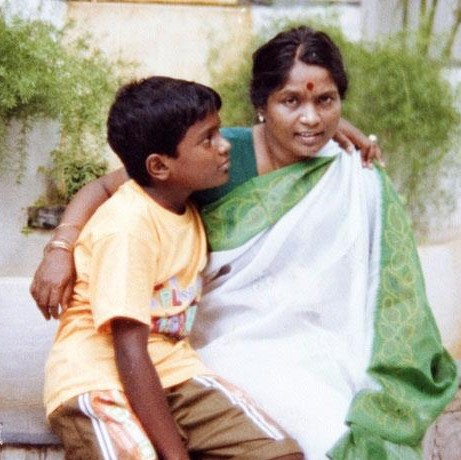
%> input picture pic.jpg, 461 x 460 px
$ octave q2.m   (GNU Octave 9; MATLAB toolbox functions it lacks are replaced by stand-ins)
%> lines starting %> are read from the running program, lines starting %| are printed output that depends on the picture
m=imread('pic.jpg');
%> m is the input picture: size 460x461x3 uint8; mean R, G, B 175.6, 167.8, 149.7
i=rgb2lab(m);
%> i: size 460x461x3 double; mean of channels 1, 2, 3 68.3, 0.5, 11.1
h1=histeq(m);
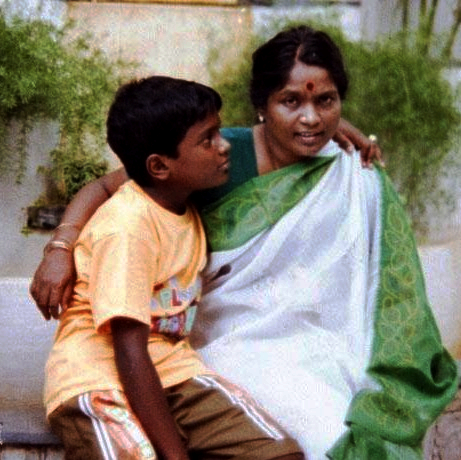
%> h1: size 460x461x3 uint8; mean R, G, B 137.2, 128.9, 112.2
L = i(:,:,1)/100;
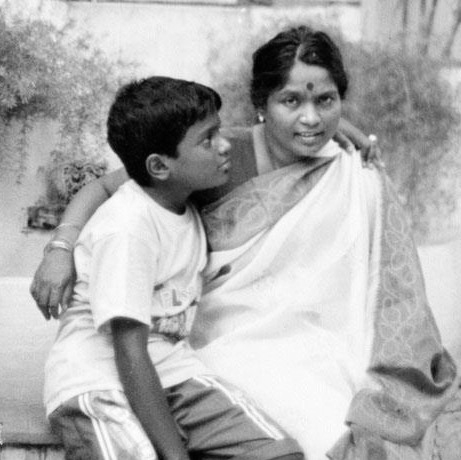
%> L: size 460x461 double; min 0.00215, max 1, mean 0.683
L = adapthisteq(L,'NumTiles',[8 8],'ClipLimit',0.005);
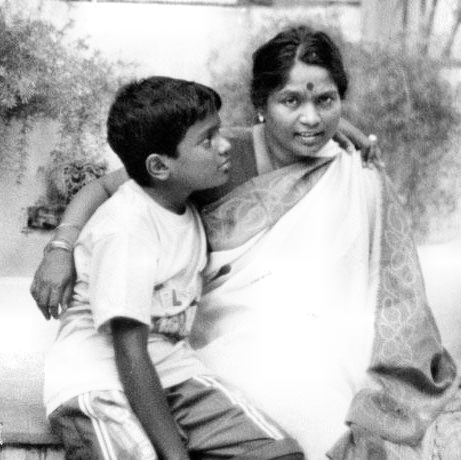
%> L: size 460x461 double; min 0, max 1, mean 0.703
i(:,:,1) = L*100;
%> i: size 460x461x3 double; mean of channels 1, 2, 3 70.3, 0.5, 11.1
h2 = lab2rgb(i);
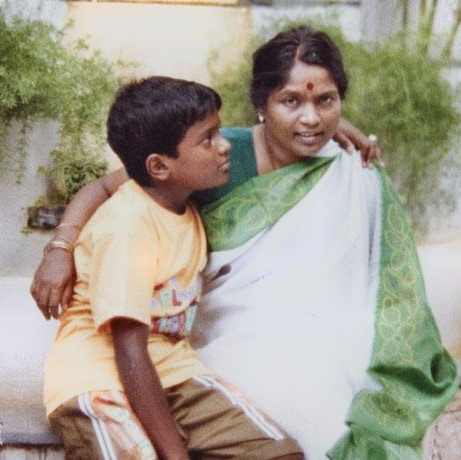
%> h2: size 460x461x3 double; mean R, G, B 0.711, 0.68, 0.609; drawn with min black and max white
subplot(2,2,1), imshow(h1), title('Histogram Equalized Image');
subplot(2,2,2), imhist(h1), title('Histogram of Equalized Image');
subplot(2,2,3), imshow(h2), title('CLAHE Image');
subplot(2,2,4), imhist(h2), title('Histogram of CLAHE Image')
%> after `title('Histogram of CLAHE Image')`:
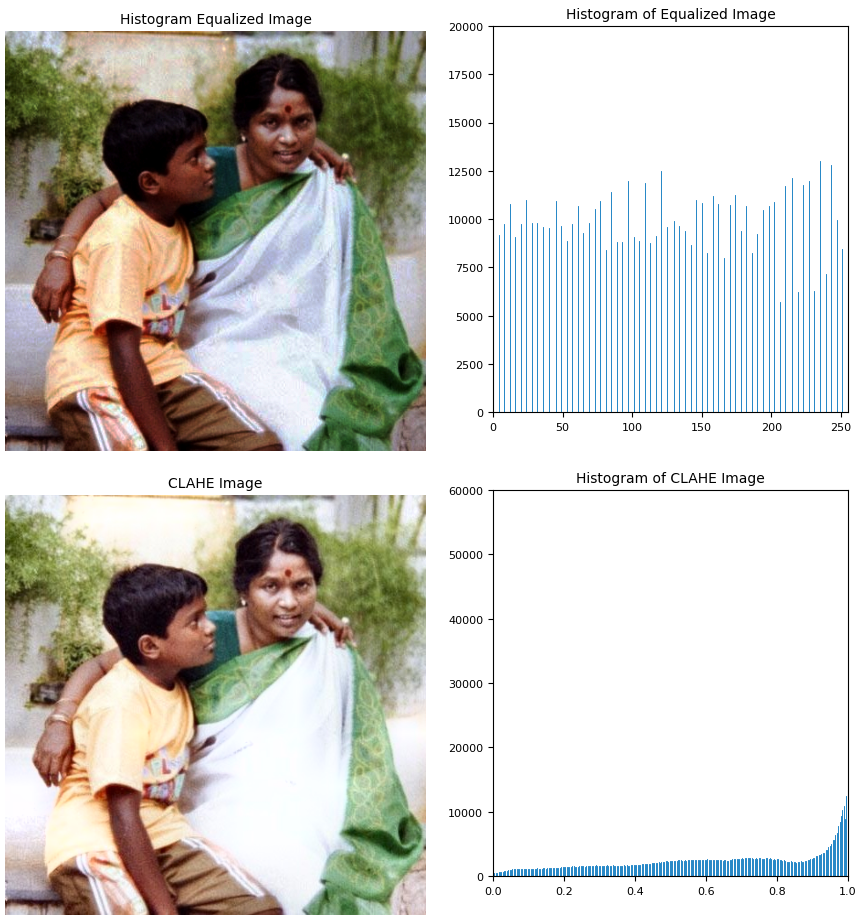
%> figure redrawn from the program's plot data, 4 panels
%> (the run ends here)
